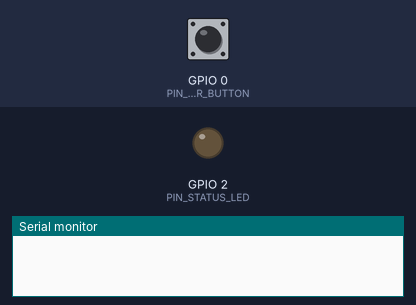
This program was run on a simulated ESP32. On the bench: output pins drawn as LEDs (lit = HIGH), the last lines printed to the serial monitor. Dashed ring = blinking. Inputs (shaded band) come from the test bench; at power-on: GPIO 0 (PIN_USER_BUTTON) HIGH.

Above: at 0.0 s.
At 1.7 s:
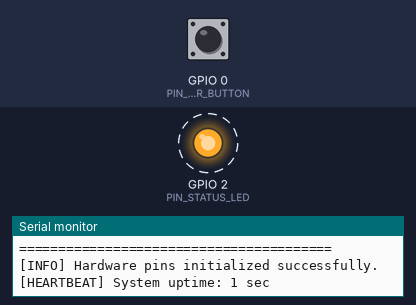
1.8 s: GPIO 0 (PIN_USER_BUTTON) pulled LOW for 0.15 s
Timing chart, 0 to 10.8 s (numbered marks = the images above; inputs shaded):
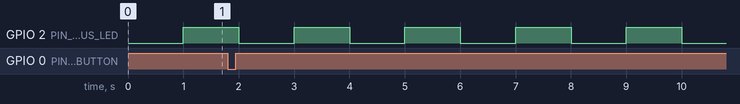

The program:

main.cpp
```cpp
/**
 * @file main.cpp
 * @brief Головний файл прошивки з базовою ініціалізацією та циклом опитування.
 */

#include <Arduino.h>
#include "pin_definitions.h"

// Період блимання статусного світлодіода (мс)
static constexpr unsigned long BLINK_INTERVAL_MS = 1000;
static unsigned long previousMillis = 0;
static bool ledState = false;

void setup() {
    // Ініціалізація послідовного порту для логів
    Serial.begin(HardwareConfig::SERIAL_BAUD_RATE);
    delay(500);

    Serial.println();
    Serial.println(F("========================================"));
    Serial.println(F("   Electronics Project Firmware Start   "));
    Serial.println(F("========================================"));

    // Налаштування пінів
    pinMode(HardwareConfig::PIN_STATUS_LED, OUTPUT);
    digitalWrite(HardwareConfig::PIN_STATUS_LED, LOW);

    pinMode(HardwareConfig::PIN_USER_BUTTON, INPUT_PULLUP);

    Serial.println(F("[INFO] Hardware pins initialized successfully."));
}

void loop() {
    unsigned long currentMillis = millis();

    // Неблокуюче миготіння світлодіодом (Heartbeat)
    if (currentMillis - previousMillis >= BLINK_INTERVAL_MS) {
        previousMillis = currentMillis;
        ledState = !ledState;
        digitalWrite(HardwareConfig::PIN_STATUS_LED, ledState ? HIGH : LOW);
        Serial.printf("[HEARTBEAT] System uptime: %lu sec\n", currentMillis / 1000);
    }

    // Перевірка стану кнопки (Active LOW)
    if (digitalRead(HardwareConfig::PIN_USER_BUTTON) == LOW) {
        Serial.println(F("[BUTTON] User button pressed!"));
        delay(200); // Простий антибряскіт
    }
}
```

pin_definitions.h
```cpp
#pragma once

#include <stdint.h>

/**
 * @file pin_definitions.h
 * @brief Централізований мапінг апаратних пінів проєкту.
 */

namespace HardwareConfig {

    // Індикаторний світлодіод (Status LED)
    constexpr uint8_t PIN_STATUS_LED     = 2;

    // Кнопка користувача (User Button)
    constexpr uint8_t PIN_USER_BUTTON    = 0;

    // I2C шина для підключення датчиків та дисплеїв
    constexpr uint8_t PIN_I2C_SDA        = 21;
    constexpr uint8_t PIN_I2C_SCL        = 22;

    // SPI шина
    constexpr uint8_t PIN_SPI_MOSI       = 23;
    constexpr uint8_t PIN_SPI_MISO       = 19;
    constexpr uint8_t PIN_SPI_SCK        = 18;
    constexpr uint8_t PIN_SPI_CS         = 5;

    // Аналогові входи (ADC)
    constexpr uint8_t PIN_ADC_BATTERY    = 34; // Моніторинг напруги акумулятора (через дільник)

    // Налаштування швидкості UART
    constexpr uint32_t SERIAL_BAUD_RATE  = 115200;

} // namespace HardwareConfig
```

Measured:
- by itself, GPIO 2 (PIN_STATUS_LED): alternates HIGH for 1.0 s and LOW for 1.0 s
